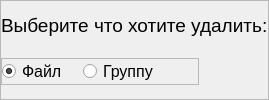
            <widget class="QFrame" name="what_delete_frame">
             <property name="frameShape">
              <enum>QFrame::StyledPanel</enum>
             </property>
             <property name="frameShadow">
              <enum>QFrame::Raised</enum>
             </property>
             <layout class="QVBoxLayout" name="verticalLayout_16">
              <property name="spacing">
               <number>8</number>
              </property>
              <property name="leftMargin">
               <number>0</number>
              </property>
              <property name="topMargin">
               <number>0</number>
              </property>
              <property name="rightMargin">
               <number>0</number>
              </property>
              <property name="bottomMargin">
               <number>0</number>
              </property>
              <item>
               <widget class="QLabel" name="what_delete_label">
                <property name="sizePolicy">
                 <sizepolicy hsizetype="Fixed" vsizetype="Fixed">
                  <horstretch>0</horstretch>
                  <verstretch>0</verstretch>
                 </sizepolicy>
                </property>
                <property name="font">
                 <font>
                  <family>Segoe UI</family>
                  <pointsize>14</pointsize>
                 </font>
                </property>
                <property name="text">
                 <string>Выберите что хотите удалить:</string>
                </property>
               </widget>
              </item>
              <item>
               <widget class="QFrame" name="what_delete_actions_frame">
                <property name="sizePolicy">
                 <sizepolicy hsizetype="Fixed" vsizetype="Fixed">
                  <horstretch>0</horstretch>
                  <verstretch>0</verstretch>
                 </sizepolicy>
                </property>
                <property name="font">
                 <font>
                  <family>Segoe UI</family>
                  <pointsize>12</pointsize>
                 </font>
                </property>
                <property name="frameShape">
                 <enum>QFrame::StyledPanel</enum>
                </property>
                <property name="frameShadow">
                 <enum>QFrame::Raised</enum>
                </property>
                <layout class="QHBoxLayout" name="horizontalLayout_11">
                 <property name="spacing">
                  <number>16</number>
                 </property>
                 <property name="leftMargin">
                  <number>0</number>
                 </property>
                 <property name="topMargin">
                  <number>0</number>
                 </property>
                 <property name="rightMargin">
                  <number>0</number>
                 </property>
                 <property name="bottomMargin">
                  <number>0</number>
                 </property>
                 <item>
                  <widget class="QRadioButton" name="what_delete_file_radioButton">
                   <property name="font">
                    <font>
                     <family>Segoe UI</family>
                     <pointsize>12</pointsize>
                    </font>
                   </property>
                   <property name="text">
                    <string>Файл</string>
                   </property>
                   <property name="checked">
                    <bool>true</bool>
                   </property>
                  </widget>
                 </item>
                 <item>
                  <widget class="QRadioButton" name="what_delete_group_radioButton">
                   <property name="font">
                    <font>
                     <family>Segoe UI</family>
                     <pointsize>12</pointsize>
                    </font>
                   </property>
                   <property name="text">
                    <string>Группу</string>
                   </property>
                  </widget>
                 </item>
                 <item>
                  <spacer name="horizontalSpacer_4">
                   <property name="orientation">
                    <enum>Qt::Horizontal</enum>
                   </property>
                   <property name="sizeHint" stdset="0">
                    <size>
                     <width>40</width>
                     <height>20</height>
                    </size>
                   </property>
                  </spacer>
                 </item>
                </layout>
               </widget>
              </item>
             </layout>
            </widget>
